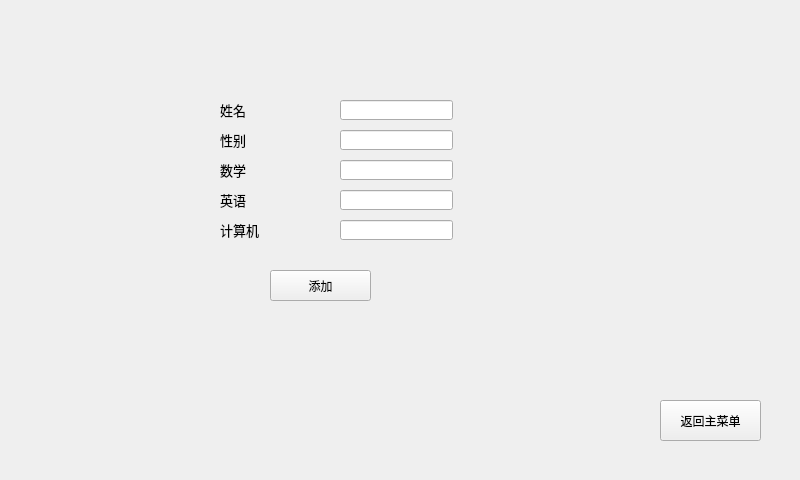
<?xml version="1.0" encoding="UTF-8"?>
<ui version="4.0">
 <class>AddStudentWidget</class>
 <widget class="QWidget" name="AddStudentWidget">
  <property name="geometry">
   <rect>
    <x>0</x>
    <y>0</y>
    <width>800</width>
    <height>480</height>
   </rect>
  </property>
  <property name="windowTitle">
   <string>Form</string>
  </property>
  <property name="styleSheet">
   <string notr="true"/>
  </property>
  <widget class="QPushButton" name="returnButton">
   <property name="geometry">
    <rect>
     <x>660</x>
     <y>400</y>
     <width>101</width>
     <height>41</height>
    </rect>
   </property>
   <property name="text">
    <string>返回主菜单</string>
   </property>
  </widget>
  <widget class="QLabel" name="nameLabel">
   <property name="geometry">
    <rect>
     <x>220</x>
     <y>100</y>
     <width>61</width>
     <height>21</height>
    </rect>
   </property>
   <property name="text">
    <string>&lt;html&gt;&lt;head/&gt;&lt;body&gt;&lt;p&gt;&lt;span style=&quot; font-size:10pt;&quot;&gt;姓名&lt;/span&gt;&lt;/p&gt;&lt;/body&gt;&lt;/html&gt;</string>
   </property>
  </widget>
  <widget class="QLabel" name="genderLabel">
   <property name="geometry">
    <rect>
     <x>220</x>
     <y>130</y>
     <width>61</width>
     <height>21</height>
    </rect>
   </property>
   <property name="text">
    <string>&lt;html&gt;&lt;head/&gt;&lt;body&gt;&lt;p&gt;&lt;span style=&quot; font-size:10pt;&quot;&gt;性别&lt;/span&gt;&lt;/p&gt;&lt;/body&gt;&lt;/html&gt;</string>
   </property>
  </widget>
  <widget class="QLabel" name="mathLabel">
   <property name="geometry">
    <rect>
     <x>220</x>
     <y>160</y>
     <width>61</width>
     <height>21</height>
    </rect>
   </property>
   <property name="text">
    <string>&lt;html&gt;&lt;head/&gt;&lt;body&gt;&lt;p&gt;&lt;span style=&quot; font-size:10pt;&quot;&gt;数学&lt;/span&gt;&lt;/p&gt;&lt;/body&gt;&lt;/html&gt;</string>
   </property>
  </widget>
  <widget class="QLabel" name="enLabel">
   <property name="geometry">
    <rect>
     <x>220</x>
     <y>190</y>
     <width>61</width>
     <height>21</height>
    </rect>
   </property>
   <property name="text">
    <string>&lt;html&gt;&lt;head/&gt;&lt;body&gt;&lt;p&gt;&lt;span style=&quot; font-size:10pt;&quot;&gt;英语&lt;/span&gt;&lt;/p&gt;&lt;/body&gt;&lt;/html&gt;</string>
   </property>
  </widget>
  <widget class="QLabel" name="cLabel">
   <property name="geometry">
    <rect>
     <x>220</x>
     <y>220</y>
     <width>61</width>
     <height>21</height>
    </rect>
   </property>
   <property name="text">
    <string>&lt;html&gt;&lt;head/&gt;&lt;body&gt;&lt;p&gt;&lt;span style=&quot; font-size:10pt;&quot;&gt;计算机&lt;/span&gt;&lt;/p&gt;&lt;/body&gt;&lt;/html&gt;</string>
   </property>
  </widget>
  <widget class="QLineEdit" name="nameLineEdit">
   <property name="geometry">
    <rect>
     <x>340</x>
     <y>100</y>
     <width>113</width>
     <height>20</height>
    </rect>
   </property>
  </widget>
  <widget class="QLineEdit" name="genderLineEdit">
   <property name="geometry">
    <rect>
     <x>340</x>
     <y>130</y>
     <width>113</width>
     <height>20</height>
    </rect>
   </property>
  </widget>
  <widget class="QLineEdit" name="mathLineEdit">
   <property name="geometry">
    <rect>
     <x>340</x>
     <y>160</y>
     <width>113</width>
     <height>20</height>
    </rect>
   </property>
  </widget>
  <widget class="QLineEdit" name="enLineEdit">
   <property name="geometry">
    <rect>
     <x>340</x>
     <y>190</y>
     <width>113</width>
     <height>20</height>
    </rect>
   </property>
  </widget>
  <widget class="QLineEdit" name="cLineEdit">
   <property name="geometry">
    <rect>
     <x>340</x>
     <y>220</y>
     <width>113</width>
     <height>20</height>
    </rect>
   </property>
  </widget>
  <widget class="QPushButton" name="addButton">
   <property name="geometry">
    <rect>
     <x>270</x>
     <y>270</y>
     <width>101</width>
     <height>31</height>
    </rect>
   </property>
   <property name="text">
    <string>添加</string>
   </property>
  </widget>
 </widget>
 <resources/>
 <connections/>
</ui>
